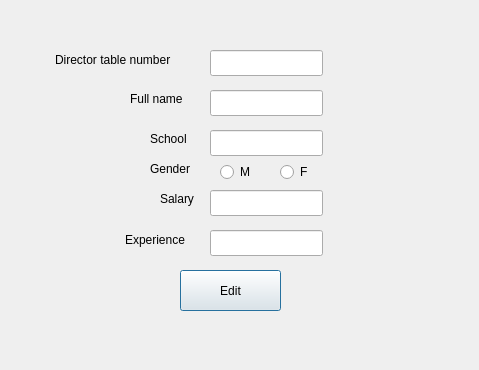
<?xml version="1.0" encoding="UTF-8"?>
<ui version="4.0">
 <class>editdirector</class>
 <widget class="QDialog" name="editdirector">
  <property name="geometry">
   <rect>
    <x>0</x>
    <y>0</y>
    <width>479</width>
    <height>370</height>
   </rect>
  </property>
  <property name="windowTitle">
   <string>Dialog</string>
  </property>
  <widget class="QLabel" name="key">
   <property name="geometry">
    <rect>
     <x>55</x>
     <y>50</y>
     <width>151</width>
     <height>20</height>
    </rect>
   </property>
   <property name="text">
    <string>Director table number</string>
   </property>
  </widget>
  <widget class="QPushButton" name="pushButton">
   <property name="geometry">
    <rect>
     <x>180</x>
     <y>270</y>
     <width>101</width>
     <height>41</height>
    </rect>
   </property>
   <property name="text">
    <string>Edit</string>
   </property>
  </widget>
  <widget class="QLineEdit" name="fullname">
   <property name="geometry">
    <rect>
     <x>210</x>
     <y>90</y>
     <width>113</width>
     <height>26</height>
    </rect>
   </property>
  </widget>
  <widget class="QLineEdit" name="school">
   <property name="geometry">
    <rect>
     <x>210</x>
     <y>130</y>
     <width>113</width>
     <height>26</height>
    </rect>
   </property>
  </widget>
  <widget class="QLineEdit" name="salary">
   <property name="geometry">
    <rect>
     <x>210</x>
     <y>190</y>
     <width>113</width>
     <height>26</height>
    </rect>
   </property>
  </widget>
  <widget class="QLineEdit" name="table_num">
   <property name="geometry">
    <rect>
     <x>210</x>
     <y>50</y>
     <width>113</width>
     <height>26</height>
    </rect>
   </property>
  </widget>
  <widget class="QRadioButton" name="radioButton">
   <property name="geometry">
    <rect>
     <x>220</x>
     <y>160</y>
     <width>41</width>
     <height>24</height>
    </rect>
   </property>
   <property name="text">
    <string>M</string>
   </property>
  </widget>
  <widget class="QRadioButton" name="radioButton_2">
   <property name="geometry">
    <rect>
     <x>280</x>
     <y>160</y>
     <width>31</width>
     <height>24</height>
    </rect>
   </property>
   <property name="text">
    <string>F</string>
   </property>
  </widget>
  <widget class="QLineEdit" name="experience">
   <property name="geometry">
    <rect>
     <x>210</x>
     <y>230</y>
     <width>113</width>
     <height>26</height>
    </rect>
   </property>
  </widget>
  <widget class="QLabel" name="label">
   <property name="geometry">
    <rect>
     <x>130</x>
     <y>90</y>
     <width>66</width>
     <height>18</height>
    </rect>
   </property>
   <property name="text">
    <string>Full name</string>
   </property>
  </widget>
  <widget class="QLabel" name="label_2">
   <property name="geometry">
    <rect>
     <x>150</x>
     <y>130</y>
     <width>51</width>
     <height>18</height>
    </rect>
   </property>
   <property name="text">
    <string>School</string>
   </property>
  </widget>
  <widget class="QLabel" name="label_3">
   <property name="geometry">
    <rect>
     <x>150</x>
     <y>160</y>
     <width>51</width>
     <height>18</height>
    </rect>
   </property>
   <property name="text">
    <string>Gender</string>
   </property>
  </widget>
  <widget class="QLabel" name="label_4">
   <property name="geometry">
    <rect>
     <x>160</x>
     <y>190</y>
     <width>41</width>
     <height>18</height>
    </rect>
   </property>
   <property name="text">
    <string>Salary</string>
   </property>
  </widget>
  <widget class="QLabel" name="label_5">
   <property name="geometry">
    <rect>
     <x>125</x>
     <y>230</y>
     <width>81</width>
     <height>20</height>
    </rect>
   </property>
   <property name="text">
    <string>Experience</string>
   </property>
  </widget>
 </widget>
 <resources/>
 <connections/>
</ui>
